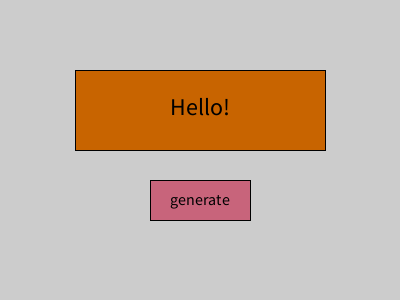
Frame 1 (no input)
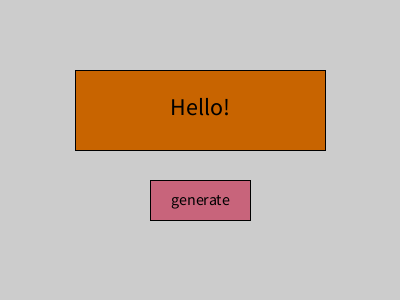
Frame 60 (the mouse pressed at the canvas centre just before this capture)
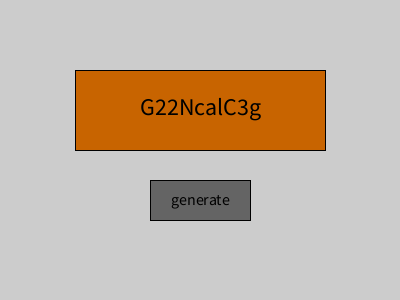
Frame 120 (the mouse held since frame 60 and released just before this capture)

The Processing sketch that drew these frames (run headless with seeded random() and noise(); from frame 60 on, the mouse is pressed at the canvas centre):

// Processing sketch: passwordGenerator
// ── passwordGenerator.pde
Botton b;
Password p;

void setup(){
  size(400,300);
  p=new Password();
  b=new Botton();
}

void draw(){
  b.display();
  p.display();
}

void mousePressed(){
  if(b.isClicked()){
    p.generate();
  }
}
// ── Botton.pde
class Botton{
  color c;
  
  Botton(){
    c=color(200,100,123);
    
  }
  
  void display(){
    fill(c);
    rectMode(CENTER);
    rect(200,200,100,40);
    fill(0);
    textAlign(CENTER);
    textSize(16);
    text("generate", 200,205);
  }
  
  boolean isClicked(){
    c=100;
    return true;
  }
}
// ── Password.pde
class Password{
  
  String word="";
  int n;
  Password(){
    word="Hello!";
    n=48;
  }
  
  void generate(){
    word="";
    for(int i=0; i<10;i++){
      float a=random(1);
      if(a>.8){
        int n=int(random(48,57));
        word+=char(n);
      }else if(a>0.4){
        int n=int(random(65,90));
        word+=char(n);
      }else{
        int n=int(random(97,122));
        word+=char(n);
      }
      
    }//for loop
    
  }
  
  void display(){
    fill(200,100,0);
    rectMode(CENTER);
    rect(200,110,250,80);
    fill(0);
    textAlign(CENTER);
    textSize(24);
    text(word, 200,115);
  }
}
